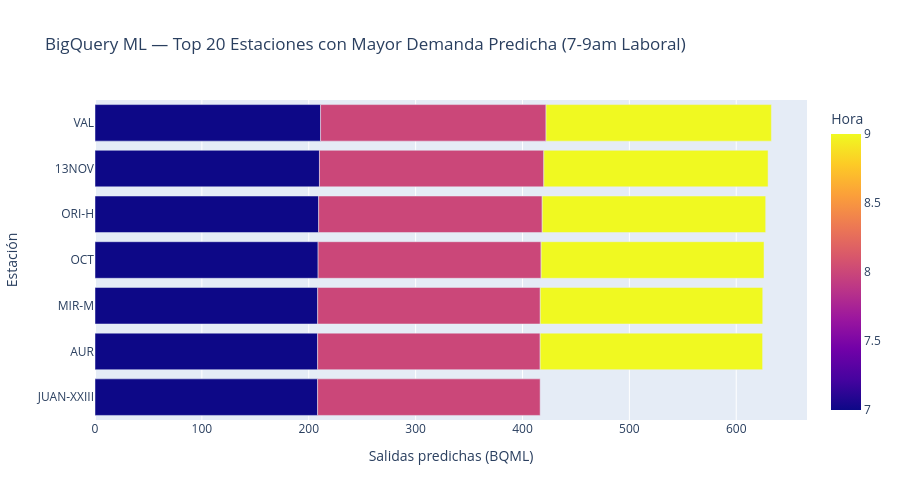

Source (notebook cell):
### Markdown cell above
## 5. BigQuery ML — Predicción Demanda Hora Punta

### Code cell
pred_sql = '''
    SELECT predicted_num_departures, stop_id, route_id, hour_of_day
    FROM ML.PREDICT(
      MODEL `metro-medellin-analytics.gold.model_demand`,
      (SELECT DISTINCT stop_id, route_id, route_type_name,
         "Laboral" AS day_type, hour AS hour_of_day
       FROM `metro-medellin-analytics.gold.trips_per_stop_per_hour`,
       UNNEST(GENERATE_ARRAY(7,9)) AS hour)
    )
    ORDER BY predicted_num_departures DESC
    LIMIT 20
'''
df_pred = client.query(pred_sql).to_dataframe()

fig = px.bar(
    df_pred, x="predicted_num_departures", y="stop_id",
    color="hour_of_day", orientation="h", barmode="group",
    labels={"predicted_num_departures":"Salidas predichas (BQML)","stop_id":"Estación","hour_of_day":"Hora"},
    title="BigQuery ML — Top 20 Estaciones con Mayor Demanda Predicha (7-9am Laboral)", height=500
)
fig.update_layout(yaxis={"categoryorder":"total ascending"})
fig.show()
print("Métricas del modelo: R²=0.9631 | MAE=2.06 | MedianAE=1.22")

### Figure 1 — Plotly figure (JSON) as saved in the notebook; plotly's stock layout.template omitted (floating-point values rounded to 4 significant figures)
{"data": [{"alignmentgroup": "True", "hovertemplate": "Salidas predichas (BQML)=%{x}<br>Estación=%{y}<br>Hora=%{marker.color}<extra></extra>", "legendgroup": "", "marker": {"color": [7, 8, 9, 7, 8, 9, 7, 8, 9, 7, 8, 9, 7, 7, 7, 8, 8, 8, 9, 9], "coloraxis": "coloraxis", "pattern": {"shape": ""}}, "name": "", "offsetgroup": "", "orientation": "h", "showlegend": false, "textposition": "auto", "type": "bar", "x": [211.1, 211.0, 210.9, 210.0, 209.9, 209.8, 209.3, 209.2, 209.1, 208.8, 208.7, 208.6, 208.4, 208.3, 208.3, 208.3, 208.2, 208.2, 208.2, 208.1], "xaxis": "x", "y": ["VAL", "VAL", "VAL", "13NOV", "13NOV", "13NOV", "ORI-H", "ORI-H", "ORI-H", "OCT", "OCT", "OCT", "MIR-M", "AUR", "JUAN-XXIII", "MIR-M", "AUR", "JUAN-XXIII", "MIR-M", "AUR"], "yaxis": "y"}], "layout": {"barmode": "group", "coloraxis": {"colorbar": {"title": {"text": "Hora"}}, "colorscale": [[0, "#0d0887"], [0.1111, "#46039f"], [0.2222, "#7201a8"], [0.3333, "#9c179e"], [0.4444, "#bd3786"], [0.5556, "#d8576b"], [0.6667, "#ed7953"], [0.7778, "#fb9f3a"], [0.8889, "#fdca26"], [1, "#f0f921"]]}, "height": 500, "legend": {"tracegroupgap": 0}, "title": {"text": "BigQuery ML — Top 20 Estaciones con Mayor Demanda Predicha (7-9am Laboral)"}, "xaxis": {"anchor": "y", "domain": [0, 1], "title": {"text": "Salidas predichas (BQML)"}}, "yaxis": {"anchor": "x", "categoryorder": "total ascending", "domain": [0, 1], "title": {"text": "Estación"}}}}
